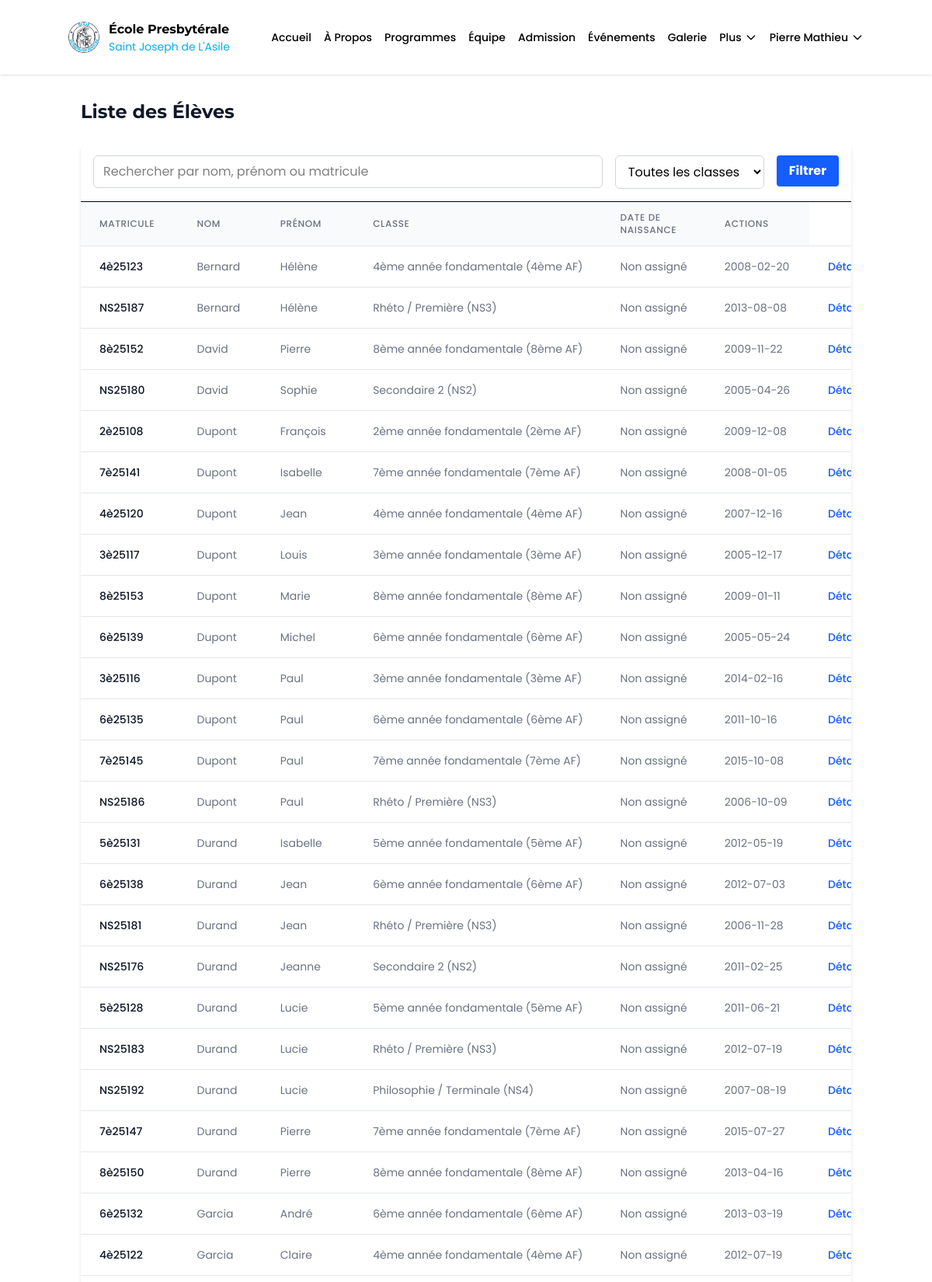
The app's page /eleves/ (signed in, upper part) with its own data.
### models.py (models this page shows, shortened)
class Eleve(db.Model):
    __tablename__ = 'eleves'
    id = db.Column(db.Integer, primary_key=True)
    matricule = db.Column(db.String(20), unique=True, nullable=False)
    nom = db.Column(db.String(100), nullable=False)
    prenom = db.Column(db.String(100), nullable=False)
    date_naissance = db.Column(db.Date, nullable=False)
    lieu_naissance = db.Column(db.String(100), nullable=False)
    sexe = db.Column(db.String(1), nullable=False)
    adresse = db.Column(db.String(255), nullable=False)
    telephone = db.Column(db.String(20))
    email = db.Column(db.String(120))
    classe_id = db.Column(db.Integer, db.ForeignKey('classes.id'), nullable=False)
    parent_id = db.Column(db.Integer, db.ForeignKey('users.id'))
    photo = db.Column(db.String(255))
    date_inscription = db.Column(db.Date, default=datetime.utcnow)
    actif = db.Column(db.Boolean, default=True)
    classe = db.relationship('Classe', backref=db.backref('eleves', lazy=True))
    parent = db.relationship('User', backref=db.backref('enfants', lazy=True))

class Classe(db.Model):
    __tablename__ = 'classes'
    id = db.Column(db.Integer, primary_key=True)
    nom = db.Column(db.String(50), nullable=False)
    niveau = db.Column(db.String(20), nullable=False)
    annee_scolaire = db.Column(db.String(9), nullable=False)
    capacite = db.Column(db.Integer, default=30)
    salle = db.Column(db.String(20))

### modules/eleves.py (the view, shortened to what this page needs)
@eleves_blueprint.route('/')
@login_required
def liste():
    search = request.args.get('search', '')
    classe_id = request.args.get('classe_id', '')
    from models import Classe
    classes = Classe.query.order_by(Classe.niveau, Classe.nom).all()
    query = Eleve.query.filter_by(actif=True)
    if classe_id:
        try:
            classe_id_int = int(classe_id)
            query = query.filter_by(classe_id=classe_id_int)
        except ValueError:
            pass  # Ignore invalid classe_id values
    eleves = query.order_by(Eleve.nom, Eleve.prenom).all()
    return render_template('eleves/liste.html', eleves=eleves, classes=classes, search=search, classe_id=classe_id)

### app.py (called while the page is built)
@login_manager.user_loader
def load_user(user_id):
    return User.query.get(int(user_id))

### templates/eleves/liste.html (shortened to what this page needs)
{% extends "base.html" %}
{% block content %}
<div class="container mx-auto px-4 py-8">
    <div class="flex justify-between items-center mb-6">
        <h1 class="text-2xl font-bold text-gray-900">Liste des Élèves</h1>
    </div>
    <div class="bg-white shadow-md rounded-lg overflow-hidden mb-6">
        <div class="p-4 border-b">
            <form action="{{ url_for('eleves.liste') }}" method="get" class="flex flex-wrap gap-4">
                <div class="flex-1 min-w-[200px]">
                    <input type="text" name="search" value="{{ search }}" placeholder="Rechercher par nom, prénom ou matricule" class="w-full px-3 py-2 border border-gray-300 rounded-md focus:outline-none focus:ring-blue-500 focus:border-blue-500">
                </div>
                <div class="w-48">
                    <select name="classe_id" class="w-full px-3 py-2 border border-gray-300 rounded-md focus:outline-none focus:ring-blue-500 focus:border-blue-500">
                        <option value="">Toutes les classes</option>
                    </select>
                </div>
                <div>
                    <button type="submit" class="bg-blue-600 hover:bg-blue-700 text-white font-bold py-2 px-4 rounded">
                        Filtrer
                    </button>
                </div>
            </form>
        </div>
        {% if eleves %}
        <div class="overflow-x-auto">
            <table class="min-w-full divide-y divide-gray-200">
                <thead class="bg-gray-50">
                    <tr>
                        <th scope="col" class="px-6 py-3 text-left text-xs font-medium text-gray-500 uppercase tracking-wider">Matricule</th>
                        <th scope="col" class="px-6 py-3 text-left text-xs font-medium text-gray-500 uppercase tracking-wider">Nom</th>
                        <th scope="col" class="px-6 py-3 text-left text-xs font-medium text-gray-500 uppercase tracking-wider">Prénom</th>
                        <th scope="col" class="px-6 py-3 text-left text-xs font-medium text-gray-500 uppercase tracking-wider">Classe</th>
                        <th scope="col" class="px-6 py-3 text-left text-xs font-medium text-gray-500 uppercase tracking-wider">Date de naissance</th>
                        <th scope="col" class="px-6 py-3 text-left text-xs font-medium text-gray-500 uppercase tracking-wider">Actions</th>
                    </tr>
                </thead>
                <tbody class="bg-white divide-y divide-gray-200">
                    {% for eleve in eleves %}
                    <tr class="hover:bg-gray-50">
                        <td class="px-6 py-4 whitespace-nowrap text-sm font-medium text-gray-900">{{ eleve.matricule }}</td>
                        <td class="px-6 py-4 whitespace-nowrap text-sm text-gray-500">{{ eleve.nom }}</td>
                        <td class="px-6 py-4 whitespace-nowrap text-sm text-gray-500">{{ eleve.prenom }}</td>
                        <td class="px-6 py-4 whitespace-nowrap text-sm text-gray-500">{{ eleve.classe.nom if eleve.classe else 'Non assigné' }}</td>
                        <td class="px-6 py-4 whitespace-nowrap text-sm text-gray-500">{{ eleve.classe_nom or 'Non assigné' }}</td>
                        <td class="px-6 py-4 whitespace-nowrap text-sm text-gray-500">{{ eleve.date_naissance }}</td>
                        <td class="px-6 py-4 whitespace-nowrap text-sm font-medium">
                            <a href="{{ url_for('eleves.details', eleve_id=eleve.id) }}" class="text-blue-600 hover:text-blue-900 mr-3">Détails</a>
                        </td>
                    </tr>
                    {% endfor %}
                </tbody>
            </table>
        </div>
        {% else %}
        <div class="p-8 text-center">
            <p class="text-gray-500">Aucun élève trouvé. Veuillez modifier vos critères de recherche.</p>
        </div>
        {% endif %}
    </div>
</div>
{% endblock %}

### templates/base.html (shortened to what this page needs)
<html lang="en">
   <head>
      <script src="https://cdn.jsdelivr.net/npm/@tailwindcss/browser@4"></script>
      <link href="https://unpkg.com/aos@2.3.1/dist/aos.css" rel="stylesheet">
   </head>
   <body>
      <div id="root">
         <header class="sticky top-0 z-50 w-full bg-white/90 backdrop-blur-md shadow-sm">
            <div class="container mx-auto">
               <div class="flex h-24 items-center justify-between">
                     <div class="flex items-center">
                        <a href="#" class="flex items-center">
                           <img src="/static/assets/logo.jpg" alt="École Presbytérale Saint Joseph de L'Asile" class="h-10 w-10 rounded-full">
                           <div class="ml-3">
                              <h1 class="text-sm font-bold text-black md:text-base">École Presbytérale</h1>
                              <p class="text-xs text-[#00AEEF] md:text-sm">Saint Joseph de L'Asile</p>
                           </div>
                        </a>
                     </div>
                     <nav class="hidden lg:flex lg:items-center lg:space-x-4">
                       <a href="{{ url_for('accueil') }}" class="text-sm font-medium text-black hover:text-[#00AEEF]">Accueil</a>
                       <a href="{{ url_for('a_propos') }}" class="text-sm font-medium text-black hover:text-[#00AEEF]">À Propos</a>
                       <a href="{{ url_for('programmes') }}" class="text-sm font-medium text-black hover:text-[#00AEEF]">Programmes</a>
                       <a href="{{ url_for('equipe') }}" class="text-sm font-medium text-black hover:text-[#00AEEF]">Équipe</a>
                       <a href="{{ url_for('admission') }}" class="text-sm font-medium text-black hover:text-[#00AEEF]">Admission</a>
                       <a href="{{ url_for('evenements') }}" class="text-sm font-medium text-black hover:text-[#00AEEF]">Événements</a>
                       <a href="{{ url_for('gallery') }}" class="text-sm font-medium text-black hover:text-[#00AEEF]">Galerie</a>
                       <div class="relative group">
                           <button class="flex items-center text-sm font-medium text-black hover:text-[#00AEEF]">
                               Plus
                               <svg xmlns="http://www.w3.org/2000/svg" class="h-4 w-4 ml-1" fill="none" viewBox="0 0 24 24" stroke="currentColor">
                                   <path stroke-linecap="round" stroke-linejoin="round" stroke-width="2" d="M19 9l-7 7-7-7" />
                               </svg>
                           </button>
                       </div>
                       {% if session.get('user_id') %}
                           <div class="relative group">
                               <button class="flex items-center text-sm font-medium text-black hover:text-[#00AEEF]">
                                   {{ session.get('user_name', 'Utilisateur') }}
                                   <svg xmlns="http://www.w3.org/2000/svg" class="h-4 w-4 ml-1" fill="none" viewBox="0 0 24 24" stroke="currentColor">
                                       <path stroke-linecap="round" stroke-linejoin="round" stroke-width="2" d="M19 9l-7 7-7-7" />
                                   </svg>
                               </button>
                           </div>
                       {% else %}
                           <a href="{{ url_for('auth.login') }}" class="text-sm font-medium text-black hover:text-[#00AEEF]">Connexion</a>
                           <a href="{{ url_for('auth.register') }}" class="btn-primary rounded-full px-4 py-2 text-sm font-semibold text-white shadow-md hover:shadow-lg transition-all duration-300">S'inscrire</a>
                       {% endif %}
                       </nav>
                  </div>
               </div>
            </header>
            {% block content %}
            {% endblock %}
      </div>
   </body>
</html>

### templates/base.html (style rules this page uses)
body { font-family: 'Poppins', sans-serif; }
h1, h2, h3, h4, h5, h6 { font-family: 'Montserrat', sans-serif; }

### records on screen
Eleve: matricule "4è25123", nom "Bernard", prenom "Hélène", classe "4ème année fondamentale (4ème AF)", classe_nom "Non assigné", date_naissance "2008-02-20"
Eleve: matricule "NS25187", nom "Bernard", prenom "Hélène", classe "Rhéto / Première (NS3)", classe_nom "Non assigné", date_naissance "2013-08-08"
Eleve: matricule "8è25152", nom "David", prenom "Pierre", classe "8ème année fondamentale (8ème AF)", classe_nom "Non assigné", date_naissance "2009-11-22"
Eleve: matricule "NS25180", nom "David", prenom "Sophie", classe "Secondaire 2 (NS2)", classe_nom "Non assigné", date_naissance "2005-04-26"
Eleve: matricule "2è25108", nom "Dupont", prenom "François", classe "2ème année fondamentale (2ème AF)", classe_nom "Non assigné", date_naissance "2009-12-08"
Eleve: matricule "7è25141", nom "Dupont", prenom "Isabelle", classe "7ème année fondamentale (7ème AF)", classe_nom "Non assigné", date_naissance "2008-01-05"
Eleve: matricule "4è25120", nom "Dupont", prenom "Jean", classe "4ème année fondamentale (4ème AF)", classe_nom "Non assigné", date_naissance "2007-12-16"
Eleve: matricule "3è25117", nom "Dupont", prenom "Louis", classe "3ème année fondamentale (3ème AF)", classe_nom "Non assigné", date_naissance "2005-12-17"
Eleve: matricule "8è25153", nom "Dupont", prenom "Marie", classe "8ème année fondamentale (8ème AF)", classe_nom "Non assigné", date_naissance "2009-01-11"
Eleve: matricule "6è25139", nom "Dupont", prenom "Michel", classe "6ème année fondamentale (6ème AF)", classe_nom "Non assigné", date_naissance "2005-05-24"
Eleve: matricule "3è25116", nom "Dupont", prenom "Paul", classe "3ème année fondamentale (3ème AF)", classe_nom "Non assigné", date_naissance "2014-02-16"
Eleve: matricule "6è25135", nom "Dupont", prenom "Paul", classe "6ème année fondamentale (6ème AF)", classe_nom "Non assigné", date_naissance "2011-10-16"
Eleve: matricule "7è25145", nom "Dupont", prenom "Paul", classe "7ème année fondamentale (7ème AF)", classe_nom "Non assigné", date_naissance "2015-10-08"
Eleve: matricule "NS25186", nom "Dupont", prenom "Paul", classe "Rhéto / Première (NS3)", classe_nom "Non assigné", date_naissance "2006-10-09"
Eleve: matricule "5è25131", nom "Durand", prenom "Isabelle", classe "5ème année fondamentale (5ème AF)", classe_nom "Non assigné", date_naissance "2012-05-19"
Eleve: matricule "6è25138", nom "Durand", prenom "Jean", classe "6ème année fondamentale (6ème AF)", classe_nom "Non assigné", date_naissance "2012-07-03"
Eleve: matricule "NS25181", nom "Durand", prenom "Jean", classe "Rhéto / Première (NS3)", classe_nom "Non assigné", date_naissance "2006-11-28"
Eleve: matricule "NS25176", nom "Durand", prenom "Jeanne", classe "Secondaire 2 (NS2)", classe_nom "Non assigné", date_naissance "2011-02-25"
Eleve: matricule "5è25128", nom "Durand", prenom "Lucie", classe "5ème année fondamentale (5ème AF)", classe_nom "Non assigné", date_naissance "2011-06-21"
Eleve: matricule "NS25183", nom "Durand", prenom "Lucie", classe "Rhéto / Première (NS3)", classe_nom "Non assigné", date_naissance "2012-07-19"
Eleve: matricule "NS25192", nom "Durand", prenom "Lucie", classe "Philosophie / Terminale (NS4)", classe_nom "Non assigné", date_naissance "2007-08-19"
Eleve: matricule "7è25147", nom "Durand", prenom "Pierre", classe "7ème année fondamentale (7ème AF)", classe_nom "Non assigné", date_naissance "2015-07-27"
Eleve: matricule "8è25150", nom "Durand", prenom "Pierre", classe "8ème année fondamentale (8ème AF)", classe_nom "Non assigné", date_naissance "2013-04-16"
Eleve: matricule "6è25132", nom "Garcia", prenom "André", classe "6ème année fondamentale (6ème AF)", classe_nom "Non assigné", date_naissance "2013-03-19"
Eleve: matricule "4è25122", nom "Garcia", prenom "Claire", classe "4ème année fondamentale (4ème AF)", classe_nom "Non assigné", date_naissance "2012-07-19"

### other values on screen
{{ session.get('user_name', 'Utilisateur') }} "Pierre Mathieu"
